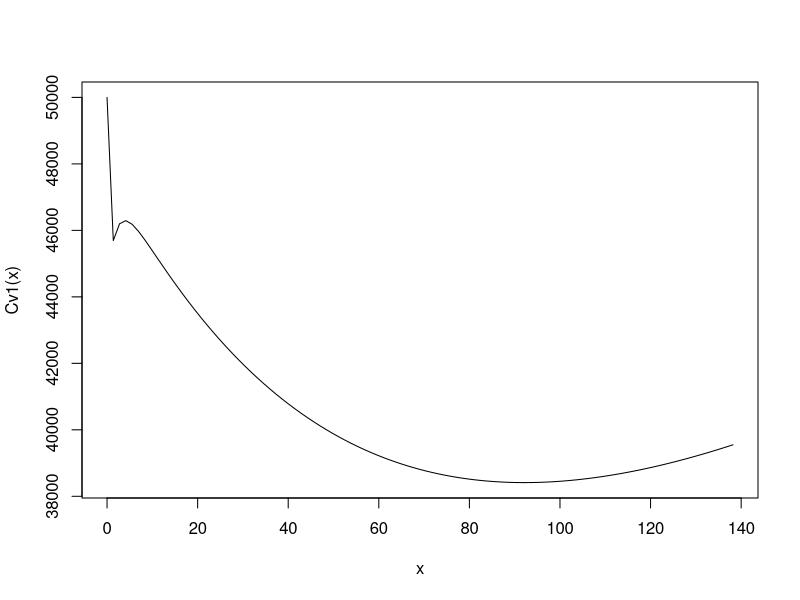
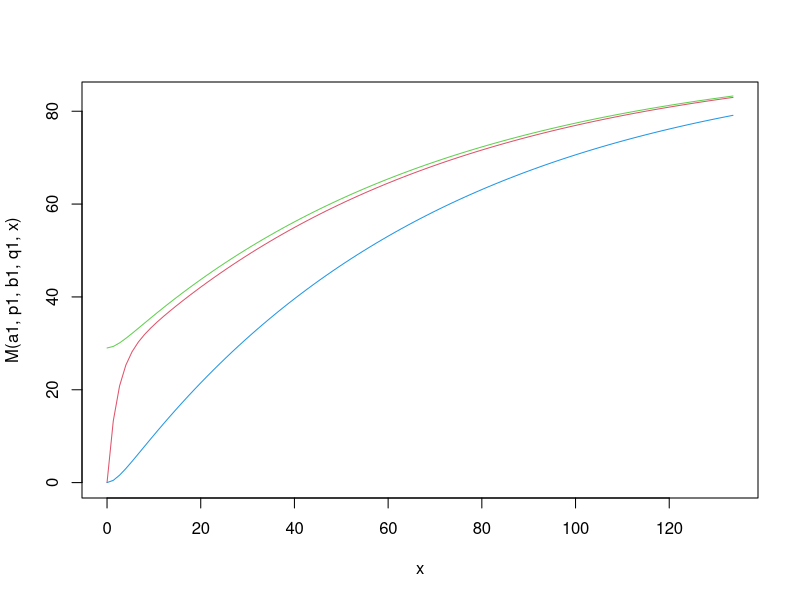
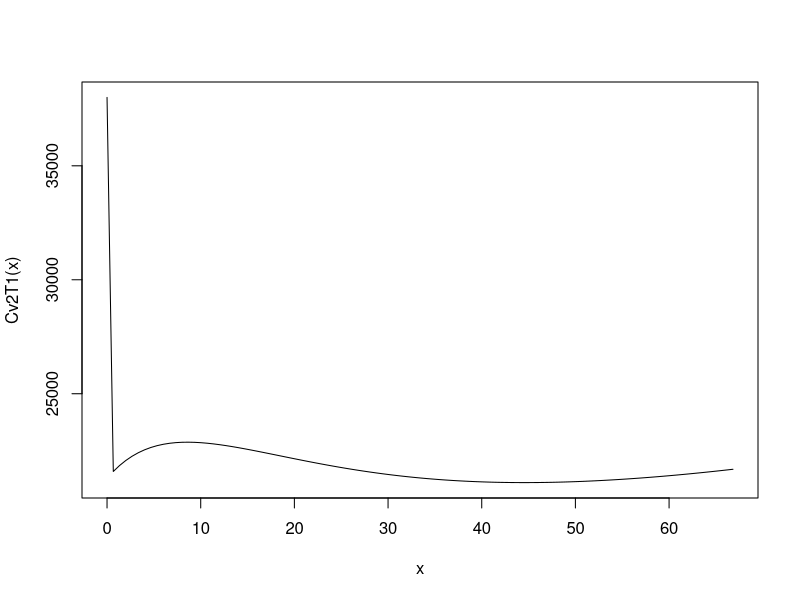
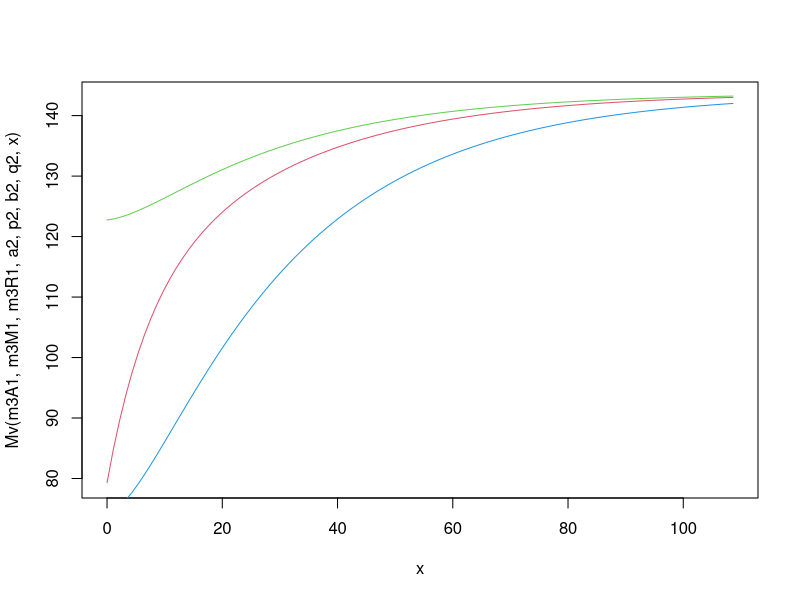
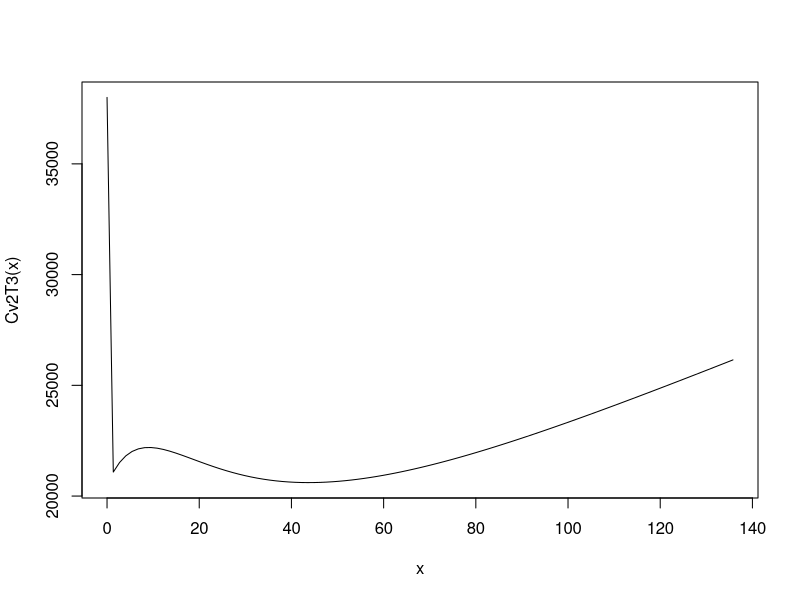
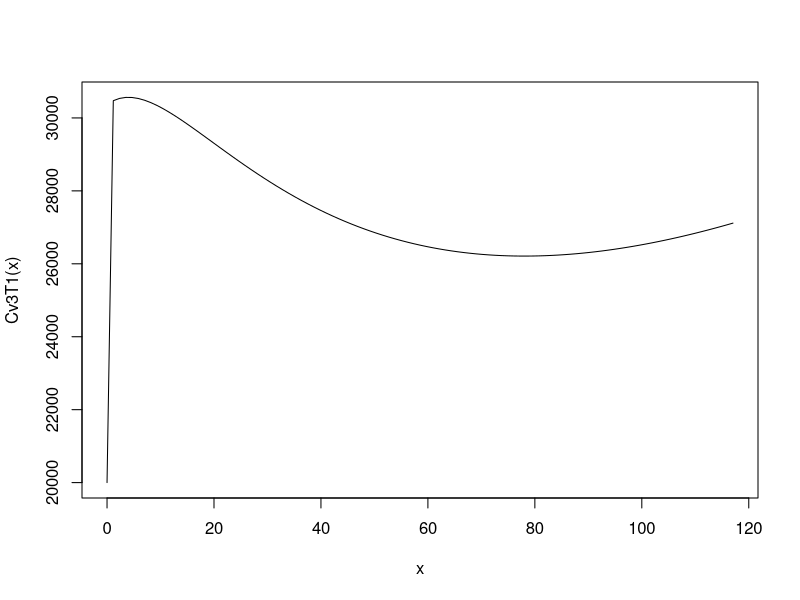
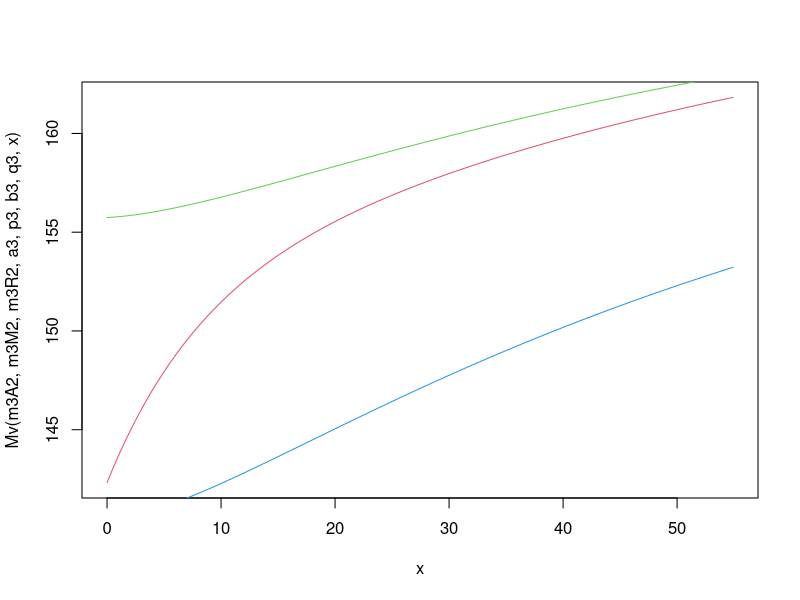
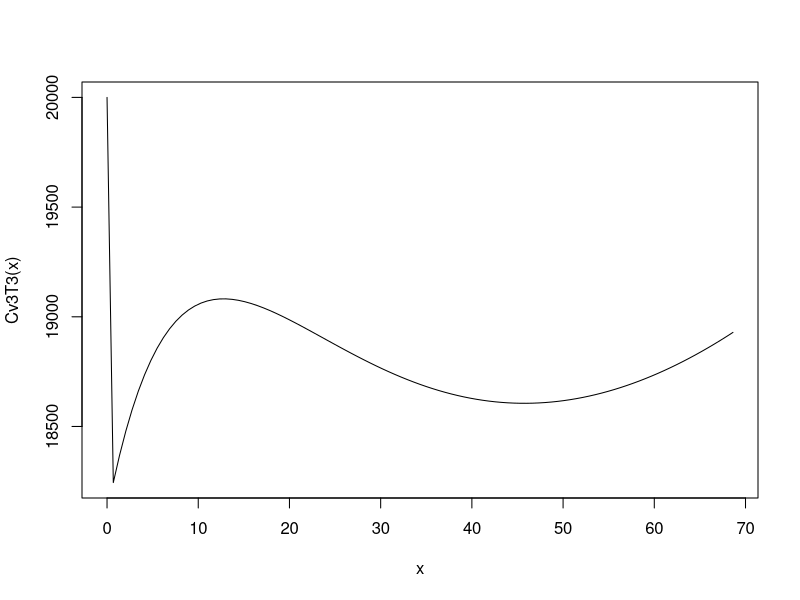

Generate these figures, in order, with R:
# This is the code file for paper "A Study on Optimal Release Schedule for Multi-Version Software"
#################### Case I ####################

################ for version 1 #################
gc()
#set g and k
g=function(p,b) (p+b)/2
k=function(p,b,q) sqrt(g(p,b)^2-p*b*(1-q))
#set hyperbolic functions
HM=function(p,b,q,t) (g(p,b)-p*(1-q))*sinh(k(p,b,q)*t)+k(p,b,q)*cosh(k(p,b,q)*t)
HR=function(p,b,q,t) g(p,b)*sinh(k(p,b,q)*t)+k(p,b,q)*cosh(k(p,b,q)*t)
HM2=function(VA1,VM1,VR1,p,b,q,t) ((b-g(p,b))*VM1+p*q*VR1)*sinh(k(p,b,q)*t)+VM1*k(p,b,q)*cosh(k(p,b,q)*t)
HR2=function(VA1,VM1,VR1,p,b,q,t) (b*VM1+(p-g(p,b))*VR1)*sinh(k(p,b,q)*t)+VR1*k(p,b,q)*cosh(k(p,b,q)*t)

#set M(t),R(t),A(t),B(t)
M=function(a,p,b,q,t) a/(1-q)*(1-exp(-g(p,b)*t)/k(p,b,q)*HM(p,b,q,t))
R=function(a,p,b,q,t) a/(1-q)*(1-exp(-g(p,b)*t)/k(p,b,q)*HR(p,b,q,t))
A=function(a,p,b,q,t) a+q*R(a,p,b,q,t)
B=function(a,p,b,q,t) A(a,p,b,q,t)-R(a,p,b,q,t)

Mv=function(VA1,VM1,VR1,a,p,b,q,t) (VA1+a-q*VR1)/(1-q)*(1-exp(-g(p,b)*t)/k(p,b,q)*HM(p,b,q,t))+exp(-g(p,b)*t)/k(p,b,q)*HM2(VA1,VM1,VR1,p,b,q,t)
Rv=function(VA1,VM1,VR1,a,p,b,q,t) (VA1+a-q*VR1)/(1-q)*(1-exp(-g(p,b)*t)/k(p,b,q)*HR(p,b,q,t))+exp(-g(p,b)*t)/k(p,b,q)*HR2(VA1,VM1,VR1,p,b,q,t)
Av=function(VA1,VM1,VR1,a,p,b,q,t) VA1+a-q*VR1+q*Rv(VA1,VM1,VR1,a,p,b,q,t)
Bv=function(VA1,VM1,VR1,a,p,b,q,t) Av(VA1,VM1,VR1,a,p,b,q,t)-Rv(VA1,VM1,VR1,a,p,b,q,t)

#set the parameters and the cost function for version 1
c11=90
c12=100
c13=160
c14=1530
a1=29
p1=0.4568
b1=0.0507
q1=0.6861
sCv1=50000
sCv2=38000
sCv3=20000

Cv1=function(t1)
{
  ifelse(t1>0,c11*t1+c12*M(a1,p1,b1,q1,t1)+c13*R(a1,p1,b1,q1,t1)+c14*B(a1,p1,b1,q1,t1),sCv1)
}

print("### Version 1 ###")
#for sequence solution
print("=== for sequence solution: Testing Time, Total Cost, A, M, R ===")
min.t1=optimize(Cv1,c(0,500),tol=0.0001)
seqsol.t1=min.t1$minimum
seqsol.c1=Cv1(seqsol.t1)
m1A1=A(a1,p1,b1,q1,seqsol.t1)
m1M1=M(a1,p1,b1,q1,seqsol.t1)
m1R1=R(a1,p1,b1,q1,seqsol.t1)
m1RC1=c14*B(a1,p1,b1,q1,seqsol.t1)  #risk cost
sprintf("A1= %f ; M1= %f ; R1= %f " , m1A1, m1M1, m1R1)
sprintf("Optimal testing time = %f ; Optimal testing cost = %f ; Risk Cost = %f" , seqsol.t1, seqsol.c1, m1RC1)
curve(Cv1(x),xlim=c(0,seqsol.t1*1.5))  #draw the curve of the cost for sequence solution, version 1

#for DP
print("=== for DP solution: Testing Time, Total Cost, A, M, R ")
dp.t1=111.3365
dp.c1=Cv1(dp.t1)
m3A1=A(a1,p1,b1,q1,dp.t1)
m3M1=M(a1,p1,b1,q1,dp.t1)
m3R1=R(a1,p1,b1,q1,dp.t1)
m3RC1=c14*B(a1,p1,b1,q1,dp.t1)  #risk cost
sprintf("A1= %f ; M1= %f ; R1= %f " , m3A1, m3M1, m3R1)
sprintf("Optimal testing time = %f ; Optimal testing cost = %f ; Risk Cost = %f" , dp.t1, dp.c1, m3RC1)

#draw M, R, A for version 1
curve(M(a1,p1,b1,q1,x),xlim=c(0,dp.t1*1.2), col = 2)  #red
curve(R(a1,p1,b1,q1,x),xlim=c(0,dp.t1*1.2),add = TRUE, col = 4)  #blue
curve(A(a1,p1,b1,q1,x),xlim=c(0,dp.t1*1.2),add = TRUE, col = 3)   #green #blue

#################### for version 2 ####################
#set the parameters and the cost function for version 2
c21=85
c22=90
c23=125
c24=420
a2=43
p2=0.123
b2=0.0632
q2=0.301

Cv2=function(VA1,VM1,VR1,tv)
{
    ifelse(tv>0,c21*tv+c22*(Mv(VA1,VM1,VR1,a2,p2,b2,q2,tv)-VM1)  +c23*(Rv(VA1,VM1,VR1,a2,p2,b2,q2,tv)-VR1) +c24*Bv(VA1,VM1,VR1,a2,p2,b2,q2,tv),sCv2)
}

Cv2T1=function(tv)
{ Cv2(m1A1,m1M1,m1R1,tv) }
Cv2T3=function(tv)
{ Cv2(m3A1,m3M1,m3R1,tv) }

print("### Version 2 ###")
#for sequence solution
print("=== for sequence solution: Testing Time, Total Cost, A, M, R ===")
min.tv=optimize(Cv2T1,c(0,500),tol=0.0001)
seqsol.t2=min.tv$minimum
seqsol.c2=Cv2T1(seqsol.t2)
m1A2=Av(m1A1,m1M1,m1R1,a2,p2,b2,q2,seqsol.t2)
m1M2=Mv(m1A1,m1M1,m1R1,a2,p2,b2,q2,seqsol.t2)
m1R2=Rv(m1A1,m1M1,m1R1,a2,p2,b2,q2,seqsol.t2)
m1RC2=c24*Bv(m1A1,m1M1,m1R1,a2,p2,b2,q2,seqsol.t2)    #risk cost
sprintf("A2= %f ; M2= %f ; R2= %f " , m1A2, m1M2, m1R2)
sprintf("Optimal testing time = %f ; Optimal testing cost = %f ; Risk Cost = %f" , seqsol.t2, seqsol.c2, m1RC2)
curve(Cv2T1(x),xlim=c(0,seqsol.t2*1.5))  # draw the curve of the cost for sequence solution, version 2


#for DP
print("=== for DP solution: Testing Time, Total Cost, A, M, R ======")
dp.t2=90.52  # the value got from DP program in advance
dp.c2=Cv2T3(dp.t2)
m3A2=Av(m3A1,m3M1,m3R1,a2,p2,b2,q2,dp.t2)
m3M2=Mv(m3A1,m3M1,m3R1,a2,p2,b2,q2,dp.t2)
m3R2=Rv(m3A1,m3M1,m3R1,a2,p2,b2,q2,dp.t2)
m3RC2=c24*Bv(m3A2,m3M2,m3R2,a2,p2,b2,q2,dp.t2) #risk cost
sprintf("A2= %f ; M2= %f ; R2= %f " , m3A2, m3M2, m3R2)
sprintf("Optimal testing time = %f ; Optimal testing cost = %f ; Risk Cost = %f" , dp.t2, dp.c2, m3RC2)

#draw M, R, A for version 2
curve(Mv(m3A1,m3M1,m3R1,a2,p2,b2,q2,x),xlim=c(0,dp.t2*1.2), col = 2)  #red
curve(Rv(m3A1,m3M1,m3R1,a2,p2,b2,q2,x),xlim=c(0,dp.t2*1.2),add = TRUE, col = 4)  #blue
curve(Av(m3A1,m3M1,m3R1,a2,p2,b2,q2,x),xlim=c(0,dp.t2*1.2),add = TRUE, col = 3)   #green #blue
curve(Cv2T3(x),xlim=c(0,dp.t2*1.5))  # draw the curve of the cost for DP solution, version 2

#################### for version 3 ####################
#set the parameters and the cost function for version 3
c31=95
c32=105
c33=170
c34=1180
a3=13
p3=0.1066
b3=0.0341
q3=0.4791

Cv3=function(VA1,VM1,VR1,tv)
{
  ifelse(tv>0,c31*tv+c32*(Mv(VA1,VM1,VR1,a3,p3,b3,q3,tv)-VM1)+c33*(Rv(VA1,VM1,VR1,a3,p3,b3,q3,tv)-VR1)+c34*Bv(VA1,VM1,VR1,a3,p3,b3,q3,tv),sCv3)
}

Cv3T1=function(tv)
{ Cv3(m1A2,m1M2,m1R2,tv) }
Cv3T3=function(tv)
{ Cv3(m3A2,m3M2,m3R2,tv) }

print("### Version 3 ###")
#for sequence solution
print("=== for sequence solution: Testing Time, Total Cost, A, M, R ===")
min.tv=optimize(Cv3T1,c(0,500),tol=0.0001)
seqsol.t3=min.tv$minimum
seqsol.c3=Cv3T1(seqsol.t3)
m1A3=Av(m1A2,m1M2,m1R2,a3,p3,b3,q3,seqsol.t3)
m1M3=Mv(m1A2,m1M2,m1R2,a3,p3,b3,q3,seqsol.t3)
m1R3=Rv(m1A2,m1M2,m1R2,a3,p3,b3,q3,seqsol.t3)
m1RC3=c34*Bv(m1A2,m1M2,m1R2,a3,p3,b3,q3,seqsol.t3)     #risk cost
sprintf("A3= %f ; M3= %f ; R3= %f " , m1A3, m1M3, m1R3)
sprintf("Optimal testing time = %f ; Optimal testing cost = %f ; Risk Cost = %f" , seqsol.t3, seqsol.c3, m1RC3)
curve(Cv3T1(x),xlim=c(0,seqsol.t3*1.5)) # draw the curve of the cost for sequence solution, version 3

#for DP
print("=== for dynamic programming: Testing Time, Total Cost, A, M, R ===")
dp.t3=45.7501     # the value got from DP program in advance
dp.c3=Cv3T3(dp.t3)
m3A3=Av(m3A2,m3M2,m3R2,a3,p3,b3,q3,dp.t3)
m3M3=Mv(m3A2,m3M2,m3R2,a3,p3,b3,q3,dp.t3)
m3R3=Rv(m3A2,m3M2,m3R2,a3,p3,b3,q3,dp.t3)
m3RC3=c34*Bv(m3A2,m3M2,m3R2,a3,p3,b3,q3,dp.t3)     #risk cost
sprintf("A3= %f ; M3= %f ; R3= %f " , m3A3, m3M3, m3R3)
sprintf("Optimal testing time = %f ; Optimal testing cost = %f ; Risk Cost = %f" , dp.t3, dp.c3, m3RC3)

#draw M, R, A for version 3
curve(Mv(m3A2,m3M2,m3R2,a3,p3,b3,q3,x),xlim=c(0,dp.t3*1.2), col = 2)  #red
curve(Rv(m3R2,m3M2,m3R2,a3,p3,b3,q3,x),xlim=c(0,dp.t3*1.2),add = TRUE, col = 4)  #blue
curve(Av(m3A2,m3M2,m3R2,a3,p3,b3,q3,x),xlim=c(0,dp.t3*1.2),add = TRUE, col = 3)   #green #blue
curve(Cv3T3(x),xlim=c(0,dp.t3*1.5))  # draw the curve of the cost for DP solution, version 3
